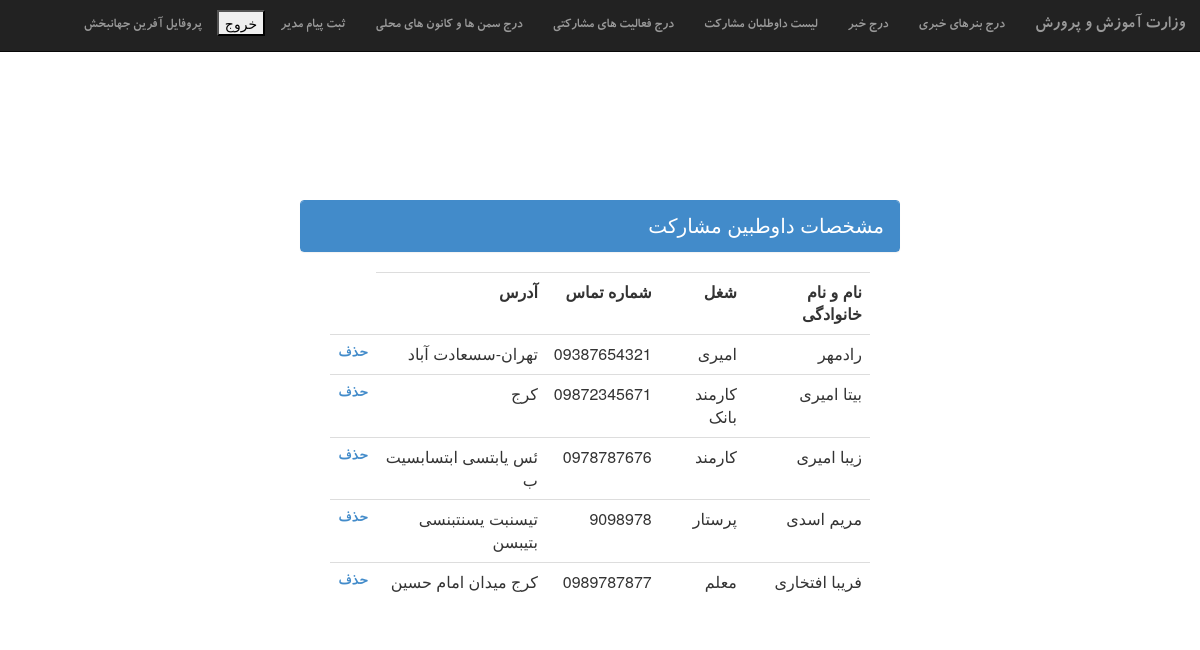
Page /volenteers (signed in) on the committed database.
### participation/models.py (models this page shows)
class volenteer(models.Model):
    fullname=models.CharField(max_length=150)
    career=models.CharField(max_length=300)
    tel=models.CharField(max_length=11)
    address=models.TextField(default=' ',blank=True)

### socialParticipation/views.py (the view)
# urls.py: path('volenteers',views.showvolenteer_view,name='volenteers'),
@login_required(login_url='index')
def showvolenteer_view(request):
    volenteers=apps.get_model('participation','volenteer').objects.all().order_by('-id')
    return render(request,'volenteers.html',{'volenteers':volenteers})

### templates/volenteers.html (shortened to what this page needs)
{%extends 'adminbaner.html'%}
    {%block content%}
    <div class="row">
        <table>
            <tr>
                <div class=" panel panel-primary">
                    <div class=" panel-heading">  مشخصات داوطبین مشارکت</div>
                        </div>
            </tr>
        </table>
    </div>
    <div class="container">
        <div class="table">
            <table >
                <tr>
            <th scope="col" ><strong>نام و نام خانوادگی  </strong></th>
            <th scope="col"><strong>شغل  </strong></th>
            <th scope="col"><strong>شماره تماس  </strong></th>
            <th scope="col"><strong>آدرس  </strong></th>
            </tr>
                                {%for vol in volenteers%}
                              <tr class="table-active">    <td class="table-primary">
                                    {{vol.fullname}} <br></td>
                                    <td class="table-primary" >
                                         {{vol.career}}</td>
                                         <td class="table-primary">
                                            {{vol.tel}}</td>
                                            <td class="table-primary">
                                                {{vol.address}}</td>
                                                    <td class="table-primary">
                                                        <a class="highlight" href="{% url 'delvolenteer' vol.id%}">
                                                            <strong>حذف</strong>
                                                        </a></td>
                                          </tr>
                            {%endfor%}
              </table>
        </div>
        </div>
    {%endblock%}

### templates/adminbaner.html (shortened to what this page needs)
<html lang="en">
<head>
    {%load static%}
    <link rel="stylesheet" href="{% static "css/bootstrap-rtl.css" %}"/>
</head>
<body>
    <div class="container">
        <div id="header" class="row">
            <nav class="navbar navbar-inverse navbar-fixed-top">
                <div class="container-fluid">
                  <div class="navbar-header">
                    <a class="navbar-brand" href="http://medu.ir">وزارت آموزش و پرورش</a>
                  </div>
                  <div class="collapse navbar-collapse" id="bs-example-navbar-collapse-1">
                    <ul class="nav navbar-nav">
                      <li><a href="{% url 'addbaner'%}">درج بنرهای خبری</a></li>
                      <li><a href="{% url 'addnews'%}">درج خبر</a></li>
                      <li><a href="{% url 'volenteers'%}"> لیست داوطلبان مشارکت</a></li>
                      <li><a href="{% url 'addparticipate' %}">درج فعالیت های مشارکتی</a></li>
                      <li><a href="{% url 'registerSaman' %}"> درج سمن ها و کانون های محلی</a></li>
                      <li><a href="{% url 'messageadmin' %}"> ثبت پیام مدیر</a></li>
                      <li style="margin-top: 10px">
                        <form class="form-group" action="{% url 'logout' %}" method="post">
                            <button type="submit" name="logoutb">خروج</button>
                          </form>
                      </li>
                      <li style="color:white;"> <a href="{% url 'editprofile' %}"> پروفایل {{user.first_name}} {{user.last_name}}</a></li>
                    </ul>
                  </div>
                </div>
              </nav>
        </div>
        <div class="row" style="margin-top: 200px">
            <div class="row">
                <div id="content" class="col-lg-6 col-md-6 col-sm-6 col-xs-12 col-md-offset-3 col-lg-offset-3 col-sm-offset-3 pull-right">
                    {%block content%}
                    {%endblock%}
                </div>
                <div class="col-lg-3 col-md-3 col-sm-3 col-xs-12 pull-left" id="sidebar" >
                </div>
            </div>
        </div>
    </div>
</body>
</html>

### rows in the picture
volenteer: fullname "رادمهر", career "امیری", tel "09387654321", address "تهران-سسعادت آباد"
volenteer: fullname "بیتا امیری", career "کارمند بانک", tel "09872345671", address "کرج"
volenteer: fullname "زیبا امیری", career "کارمند", tel "0978787676", address "ئس یابتسی ابتسابسیت ب"
volenteer: fullname "مریم اسدی", career "پرستار", tel "9098978", address "تیسنبت یسنتبنسی بتیبسن"
volenteer: fullname "فریبا افتخاری", career "معلم", tel "0989787877", address "کرج میدان امام حسین"

### other values in the picture
{{ user.first_name }} "آفرین"
{{ user.last_name }} "جهانبخش"
